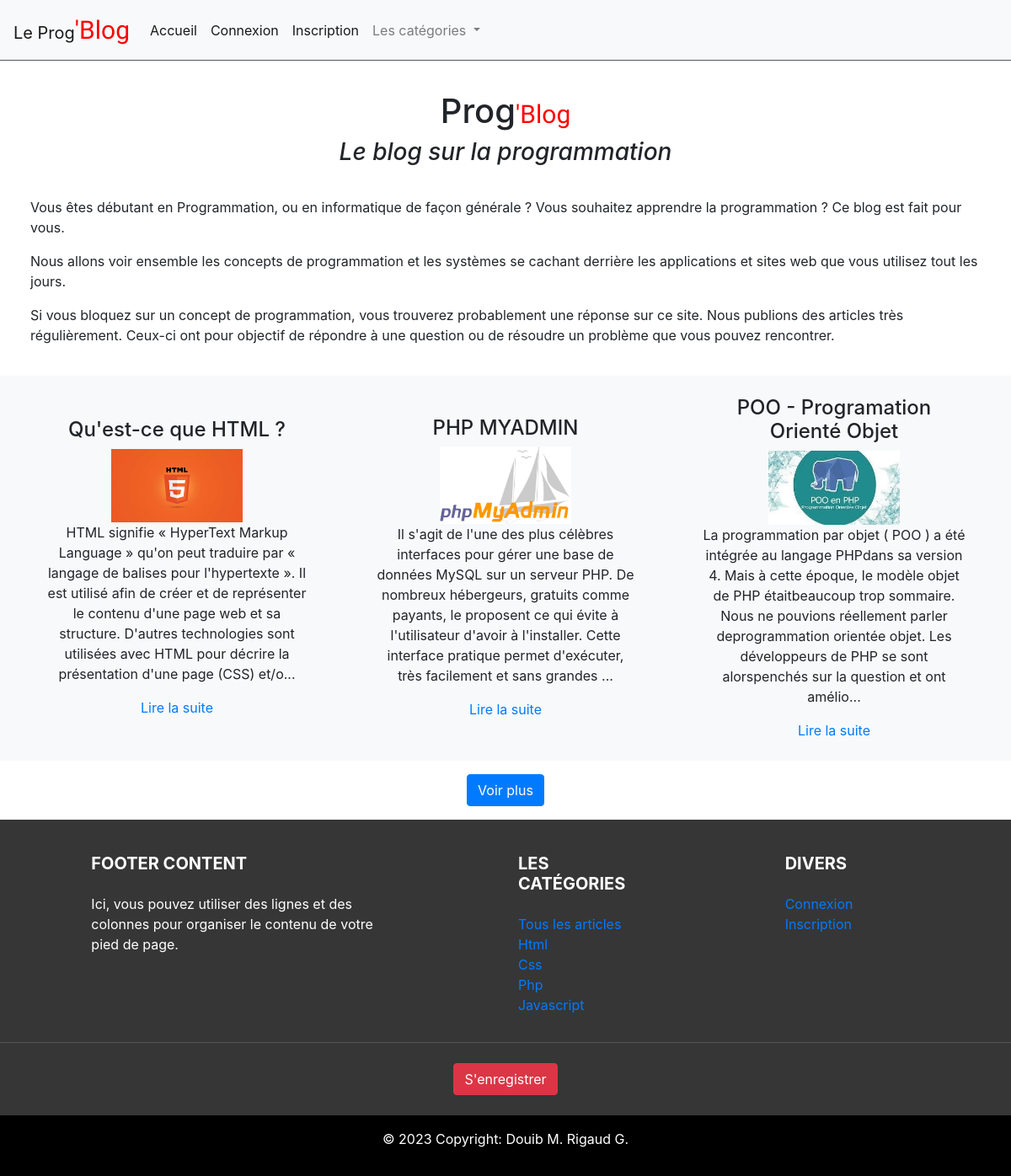
Before: / with the older database file.
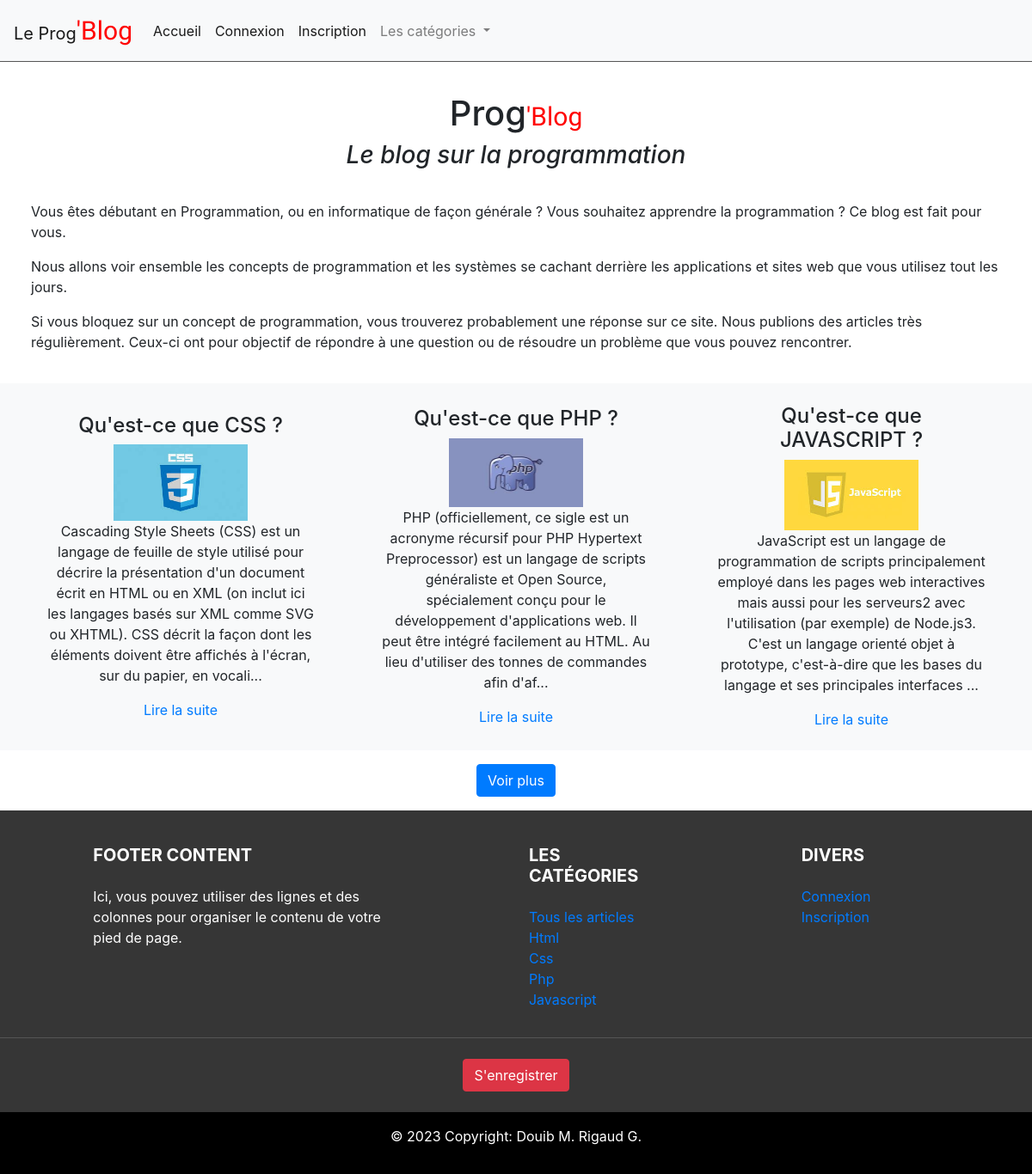
After: the same page with the newer database file.
### tables this page shows
CREATE TABLE IF NOT EXISTS `articles` (
  `id` int(11) NOT NULL AUTO_INCREMENT,
  `titre` varchar(255) NOT NULL,
  `article` text NOT NULL,
  `id_utilisateur` int(11) NOT NULL,
  `id_categorie` int(11) NOT NULL,
  `date` timestamp NOT NULL DEFAULT current_timestamp() ON UPDATE current_timestamp(),
  `image` varchar(255) NOT NULL,
  PRIMARY KEY (`id`),
  KEY `id_categorie` (`id_categorie`)
);

CREATE TABLE IF NOT EXISTS `categories` (
  `id` int(11) NOT NULL AUTO_INCREMENT,
  `nom` varchar(80) NOT NULL,
  PRIMARY KEY (`id`)
);

### php/fonction/fonctions.php (called while the page is built, shortened)
<?php
function recuperation($base,$selection,$table) {
    $requete = $base->prepare("SELECT $selection FROM $table" );
    $requete->execute();
    $resultat = $requete->fetchall();
    return $resultat ;
}
?>

### php/include/connexion.php (called while the page is built)
<?php
require 'php/fonction/fonctions.php';
$bd = connexionPDO();
$categories = recuperation($bd,'*','categories');
?>

### index.php (the view, shortened to what this page needs)
<?php
    require 'php/include/connexion.php';
    $requete_recuperation_articles = $bd->prepare("SELECT * FROM articles ORDER BY `date` DESC LIMIT 3 " );
    $requete_recuperation_articles->execute();
    $resultat_articles = $requete_recuperation_articles->fetchall();
?>
<!DOCTYPE html>
<html lang="fr">
<head>
    <link rel="stylesheet" href="https://maxcdn.bootstrapcdn.com/bootstrap/4.0.0/css/bootstrap.min.css">
    <link href="src/fontello/css/fontello.css" rel="stylesheet">
    <link href="src/css/styles.css" rel="stylesheet">
</head>
<body>
    <header><?php include 'php/include/header.php' ?></header>
    <main>
            <h1 class="titre_h1_index">Prog<span class="titre">'Blog</span></h1>
            <h3 >Le blog sur la programmation</h3>
            <div class="div_index">
                <p>Vous êtes débutant en Programmation, ou en informatique de façon générale ? Vous souhaitez apprendre la programmation ? Ce blog  est fait pour vous.</p>
                <p>Nous allons voir ensemble les concepts de programmation et les systèmes se cachant derrière les applications et sites web que vous utilisez tout les jours.</p>
                <p>Si vous bloquez sur un concept de programmation, vous trouverez probablement une réponse sur ce site. Nous publions des articles très régulièrement. Ceux-ci ont pour objectif de répondre à une question ou de résoudre un problème que vous pouvez rencontrer.</p>
            </div>
            <section class="section_index bg-light" >
                <?php if(isset($resultat_articles)) : ?>
                    <?php for ($i=0 ; $i<COUNT($resultat_articles) ; $i++) :?>
                        <div class="card_index">
                            <h4 ><?= $resultat_articles[$i]['titre'] ?></h4>
                            <img src="php/traitement/upload/<?= $resultat_articles[$i]['image'] ?>" alt="Image de l'article">
                            <p><?= mb_strimwidth($resultat_articles[$i]['article'],0,300,'...') ?></p>
                            <a href="article.php?id=<?= $resultat_articles[$i]['id'] ?>&p=1">Lire la suite</a>
                        </div>
                    <?php endfor ;?>
                <?php endif ;?>
            </section>
            <section id="bouton_index">
                <a href="articles.php" class="btn btn-primary">Voir plus</a>
            </section>
    </main>
    <?php include 'php/include/footer.php' ?>
</body>
</html>

### php/include/header.php (shortened to what this page needs)
<nav class="navbar navbar-expand-lg navbar-light bg-light" id="nav">
  <a class="navbar-brand" href="index.php" title ="Retour à l'accueil">Le Prog<span class="titre">'Blog</span></a>
  <div class="collapse navbar-collapse" id="navbarSupportedContent">
    <ul class="navbar-nav mr-auto">
      <li class="nav-item active">
        <a class="nav-link" href="index.php">Accueil</a>
      </li>
    <?php if (isset($_SESSION['user']->id)) :?>
        <li class="nav-item active">
            <a class="nav-link" href="profil.php">Profil</a>
        </li>
        <li class="nav-item active">
            <a class="nav-link" href="php/traitement/deconnexion.php">Déconnexion</a>
        </li>
        <?php if( $_SESSION['user']->id_droits == 42 || $_SESSION['user']->id_droits == 1337 ) :?>
            <li class="nav-item active">
                <a class="nav-link" href="creer-article.php">Creer un article</a>
            </li>
        <?php endif ?>
        <?php if( $_SESSION['user']->id_droits == 1337 ) :?>
            <li class="nav-item active">
                <a class="nav-link" href="admin.php">Espace administateur</a>
            </li>
        <?php endif ?>
        <?php else :?>
        <li class="nav-item active">
            <a class="nav-link" href="connexion.php">Connexion</a>
        </li>
        <li class="nav-item active">
            <a class="nav-link" href="inscription.php">Inscription</a>
        </li>
    <?php endif ;?>
      <li class="nav-item dropdown">
        <a class="nav-link dropdown-toggle " href="#" id="navbarDropdown" role="button" data-toggle="dropdown" aria-haspopup="true" aria-expanded="false">
          Les catégories
        </a>
      </li>
    </ul>
  </div>
</nav>

### php/include/footer.php (shortened to what this page needs)
<footer class="page-footer font-small stylish-color-dark pt-4">
  <div class="container text-center text-md-left">
    <div class="row">
      <div class="col-md-4 mx-auto">
        <h5 class="font-weight-bold text-uppercase mt-3 mb-4">Footer Content</h5>
        <p>Ici, vous pouvez utiliser des lignes et des colonnes pour organiser le contenu de votre pied de page. </p>
      </div>
      <div class="col-md-2 mx-auto">
        <h5 class="font-weight-bold text-uppercase mt-3 mb-4">Les catégories</h5>
        <ul class="list-unstyled">
            <li><a href="articles.php">Tous les articles</a></li>
            <?php if (isset($categories)) :?>
                <?php for ($i=0 ; $i<COUNT($categories); $i++) : ?>
                    <li>
                        <a href="articles.php?categorie=<?= $categories[$i]['id']?>&p=1"><?= ucwords(strtolower($categories[$i]['nom'])) ?></a>
                    </li>
                <?php endfor ;?>
            <?php endif ;?>
        </ul>
      </div>
      <div class="col-md-2 mx-auto">
        <h5 class="font-weight-bold text-uppercase mt-3 mb-4">Divers</h5>
        <ul class="list-unstyled">
        <?php if (isset($_SESSION['user']->id)) :?>
          <?php if ($_SESSION['user']->id_droits == 42 || $_SESSION['user']->id_droits == 1337 ) : ?>
              <li>
                <a href="creer-article.php" >Créer un article</a>
              </li>
          <?php endif ;?>
          <?php if ( $_SESSION['user']->id_droits == 1337 ) : ?>
              <li>
                <a href="admin.php" >Espace administrateur</a>
              </li>
          <?php endif ;?>
          <li>
            <a href="profil.php" >Mon compte</a>
          </li>
        <?php else :?>
          <li>
            <a href="connexion.php" >Connexion</a>
          </li>
          <li>
            <a href="inscription.php" >Inscription</a>
          </li>
        <?php endif ;?>
        </ul>
      </div>
    </div>
  </div>
<?php if (!isset($_SESSION['user']->id)) : ?>
  <hr>
  <ul class="list-unstyled list-inline text-center py-2">
    <li class="list-inline-item">
      <a href="inscription.php" class="btn btn-danger btn-rounded">S'enregistrer</a>
    </li>
  </ul>
<?php endif ;?>
  <div class="footer-copyright text-center py-3">
    <p> © 2023 Copyright: Douib M. Rigaud G.</p>
  </div>
</footer>

### src/css/styles.css (style rules this page uses)
#nav { border-bottom: 1px solid rgb(85, 85, 85); }
.titre { font-size: 30px; color: red; font-family: 'Courgette', cursive; }
footer { color: white; background-color: rgb(54, 54, 54); }
.footer-copyright { background-color: black; }
hr { border-top: 1px solid rgb(85, 85, 85) ; }
.titre_h1_index { margin-top: 3%; }
.titre_h1_index, h3 { text-align: center; }
h3 { font-style: italic; }
.div_index { margin: 3%; }
.section_index { display: flex; justify-content: space-evenly; align-items: center; }
.card_index { width: 30%; padding: 2%; text-align: center; }
.card_index img { width: 50%; }
.card_index a { display: block; }
#bouton_index { display: flex; justify-content: center; margin-top: 2vh; margin-bottom: 2vh; width: 100%; }

Changed rows visible on the page:
removed articles: titre "Qu'est-ce que HTML ?", image (picture), article "HTML signifie « HyperText Markup Language » qu'on peut traduire par « langage de balises pour l'hypertexte ». Il est utilisé afin de créer et de représenter le contenu d'une page web et sa structure. D'autres technologies sont utilisées avec HTML pour décrire la présentation d'une page (CSS) et/o..."
removed articles: titre "PHP MYADMIN", image (picture), article "Il s'agit de l'une des plus célèbres interfaces pour gérer une base de données MySQL sur un serveur PHP. De nombreux hébergeurs, gratuits comme payants, le proposent ce qui évite à l'utilisateur d'avoir à l'installer. Cette interface pratique permet d'exécuter, très facilement et sans grandes ..."
removed articles: titre "POO - Programation Orienté Objet", image (picture), article "La programmation par objet ( POO ) a été intégrée au langage PHPdans sa version 4. Mais à cette époque, le modèle objet de PHP étaitbeaucoup trop sommaire. Nous ne pouvions réellement parler deprogrammation orientée objet. Les développeurs de PHP se sont alorspenchés sur la question et ont amélio..."
added articles: titre "Qu'est-ce que CSS ?", image (picture), article "Cascading Style Sheets (CSS) est un langage de feuille de style utilisé pour décrire la présentation d'un document écrit en HTML ou en XML (on inclut ici les langages basés sur XML comme SVG ou XHTML). CSS décrit la façon dont les éléments doivent être affichés à l'écran, sur du papier, en vocali..."
added articles: titre "Qu'est-ce que PHP ?", image (picture), article "PHP (officiellement, ce sigle est un acronyme récursif pour PHP Hypertext Preprocessor) est un langage de scripts généraliste et Open Source, spécialement conçu pour le développement d'applications web. Il peut être intégré facilement au HTML. Au lieu d'utiliser des tonnes de commandes afin d'af..."
added articles: titre "Qu'est-ce que JAVASCRIPT ?", image (picture), article "JavaScript est un langage de programmation de scripts principalement employé dans les pages web interactives mais aussi pour les serveurs2 avec l'utilisation (par exemple) de Node.js3. C'est un langage orienté objet à prototype, c'est-à-dire que les bases du langage et ses principales interfaces ..."
